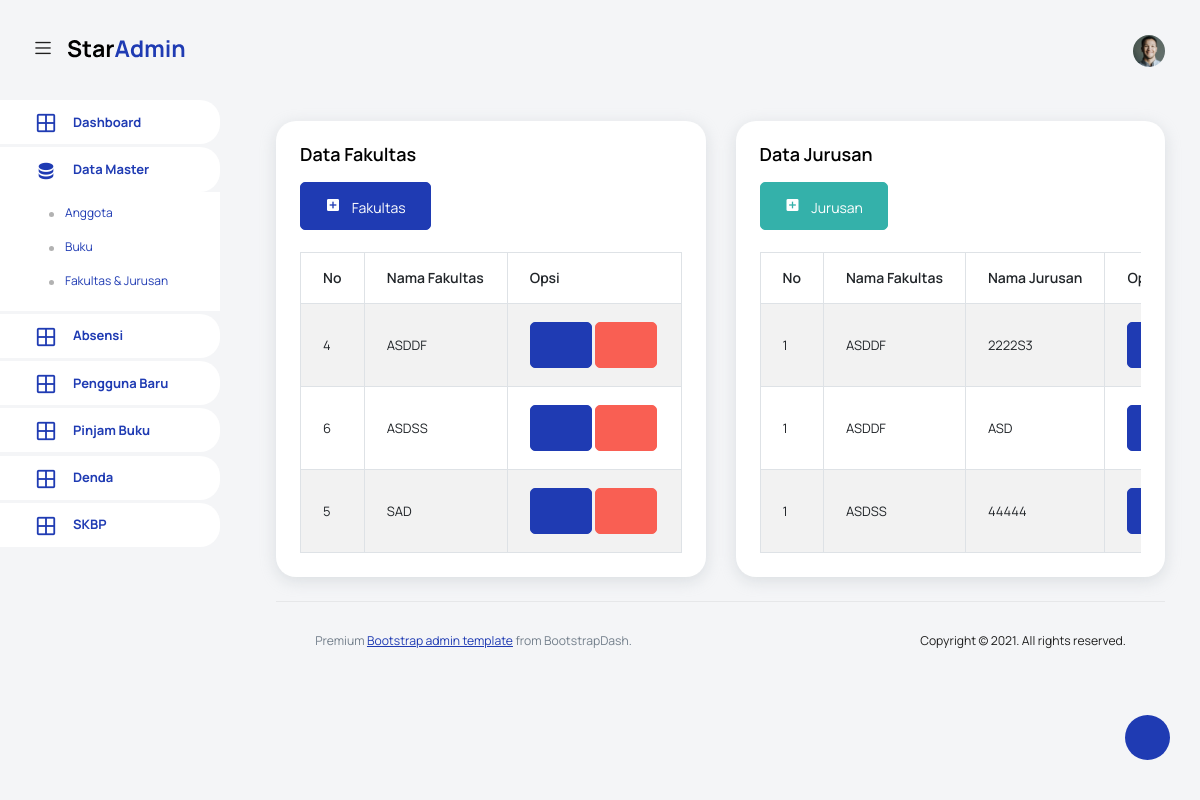
Page /pages/fakultas/index.php on the committed database.
### tables this page shows
CREATE TABLE `fakultas` (
  `id` int(11) NOT NULL,
  `nama` varchar(40) NOT NULL
);

CREATE TABLE `jurusan` (
  `id` int(11) NOT NULL,
  `fklts` varchar(40) NOT NULL,
  `jrsn` varchar(40) NOT NULL
);

### config/function-fakultas.php (the view, shortened to what this page needs)
<?php
function list_fakultas(){
    include 'koneksi.php';
    $sql = "SELECT * FROM `fakultas`";
    $result = $conn->query($sql);
        while ($row = $result->fetch_assoc()) {
            echo "                  <tr>
                    <td>".$row['id']."</td>
                    <td>".strtoupper($row['nama'])."</td>
                    <td>
                      <button type='button' class='btn btn-primary btn-icon-text' onClick='editFakultas" . $row['id'] . "()'><i class='ti-pencil'></i></button>
                            <div class='modal fade' id='editFakultas" . $row['id'] . "' tabindex='-1' role='dialog' aria-labelledby='editFakultasLabel' aria-hidden='true'>
                                        <input class='form-control' type='hidden' name='id' id='id' value='". $row['id']."'>
                                        <input class='form-control' type='text' name='fakultas' id='fakultas' value='" . $row['nama'] . "'>
                            </div>
                         function editFakultas" . $row['id'] . "(){
                        $('#editFakultas" . $row['id'] . "').modal('show');
                      <a href=index.php?hapusf=" . $row['id'] . " type='submit' class='btn btn-danger btn-icon-text'><i class='ti-trash'></i></a>
                    </td>
                 ";
        }
        echo " </tr>";
}
function list_jurusan()
{
    include 'koneksi.php';
    $sql = "SELECT * FROM `jurusan`";
    $result = $conn->query($sql);
    while ($row = $result->fetch_assoc()) {
        echo "
                  <tr>
                    <td>1</td>
                    <td>".strtoupper($row['fklts'])."</td>
                    <td>".strtoupper($row['jrsn'])."</td>
                    <td>
                      <button type='button' class='btn btn-primary btn-icon-text' onClick='editJurusan". $row['id']."()'><i class='ti-pencil'></i></button>
                        <div class='modal fade' id='editJurusan" . $row['id'] . "' tabindex='-1' role='dialog' aria-labelledby='editJurusanLabel' aria-hidden='true'>
                                    <input class='form-control' type='text' name='jurusan' id='jurusan' value='" . $row['fklts'] . "'  disabled>
                                    <input class='form-control' type='text' name='jurusan' id='jurusan' value='". $row['jrsn']."' >
                                    <input class='form-control' type='hidden' name='id' id='id' value='" . $row['id'] . "' >
                        </div>
                          function editJurusan" . $row['id'] . "(){
                            $('#editJurusan" . $row['id'] . "').modal('show');
                      <a  href=index.php?hapusj=" . $row['id'] . " type='submit'  class='btn btn-danger btn-icon-text'><i class='ti-trash'></i></a>
                    </td>
                 ";
    }
    echo " </tr>";
}
?>

### rows in the picture
fakultas: id "4", nama "ASDDF"
fakultas: id "6", nama "ASDSS"
fakultas: id "5", nama "SAD"
jurusan: fklts "ASDDF", jrsn "2222S3"
jurusan: fklts "ASDDF", jrsn "ASD"
jurusan: fklts "ASDSS", jrsn "44444"
